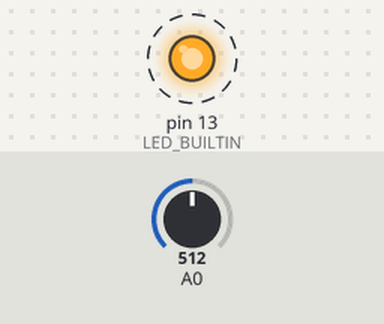
Recording of a sketch running on a simulated Arduino Uno, built with avr-gcc and run on an emulated ATmega328P. On the bench: output pins drawn as LEDs (lit = HIGH). Dashed ring = blinking. Inputs (shaded band) come from the test bench; at power-on: A0 = 512. What the sketch prints to the serial monitor is not drawn.

Above: at 0.4 s.
Timing chart, 0 to 4.6 s (numbered marks = the images above):
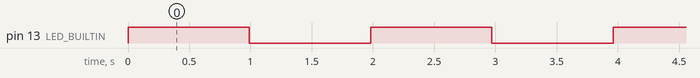

The sketch:

Aula10.ino
```cpp
#include <Arduino_FreeRTOS.h>
#include <semphr.h>

#define confgGENERATE_RUN_STATS 1

int sensorValue = 0;
SemaphoreHandle_t xMutexSerial;
TickType_t xBlockTime = pdMS_TO_TICKS(100); // Tempo de espera para o Mutex

// Declaração das tasks
void TaskBlink(void *pvParameters);
void TaskAnalogRead(void *pvParameters);

void setup() {
  // Inicializa a comunicação serial
  Serial.begin(9600);

  while (!Serial) {
    ; // Espera a porta serial conectar (para placas baseadas em 32u4)
  }

  // Criação do Mutex para proteger o recurso compartilhado (Serial)
  xMutexSerial = xSemaphoreCreateMutex();

  if (xMutexSerial != NULL) {
    // Criação da Task de Blink
    xTaskCreate(
      TaskBlink,
      "Blink",
      128,
      NULL,
      1,
      NULL
    );

    // Criação da Task de Leitura Analógica
    xTaskCreate(
      TaskAnalogRead,
      "AnalogRead",
      128,
      NULL,
      1,
      NULL
    );
  }
  // O escalonador do FreeRTOS inicia automaticamente aqui.
}

void loop() {
  // Vazio. Toda a lógica é executada nas Tasks do FreeRTOS.
}

/*--------------------------------------------------*/
/*---------------------- Tasks ---------------------*/
/*--------------------------------------------------*/

void TaskBlink(void *pvParameters) {
  (void) pvParameters;
  pinMode(LED_BUILTIN, OUTPUT);

  for (;;) {
    digitalWrite(LED_BUILTIN, !digitalRead(LED_BUILTIN));

    // Protegendo o acesso à Serial com o Mutex
    if (xSemaphoreTake(xMutexSerial, xBlockTime) == pdTRUE) {
      Serial.println("2-Blink: LED Toggled");
      xSemaphoreGive(xMutexSerial); // Libera o Mutex
    } else {
      Serial.println("2-Blink: LED Toggled");
    }
    vTaskDelay(1000 / portTICK_PERIOD_MS); // Aguarda 1 segundo
  }
}

void TaskAnalogRead(void *pvParameters) {
  (void) pvParameters;

  for (;;) {
    // Lê a entrada analógica no pino A0
    sensorValue = analogRead(A0);

    // Protegendo o acesso à Serial com o Mutex
    if (xSemaphoreTake(xMutexSerial, xBlockTime) == pdTRUE) {
      Serial.print("1-ADC0:");
      Serial.println(sensorValue);
      xSemaphoreGive(xMutexSerial); // Libera o Mutex
    }

    vTaskDelay(1000 / portTICK_PERIOD_MS); // Aguarda 1 segundo
  }
}
```

Measured:
- by itself, pin 13 (LED_BUILTIN): alternates HIGH for 0.99 s and LOW for 0.99 s
